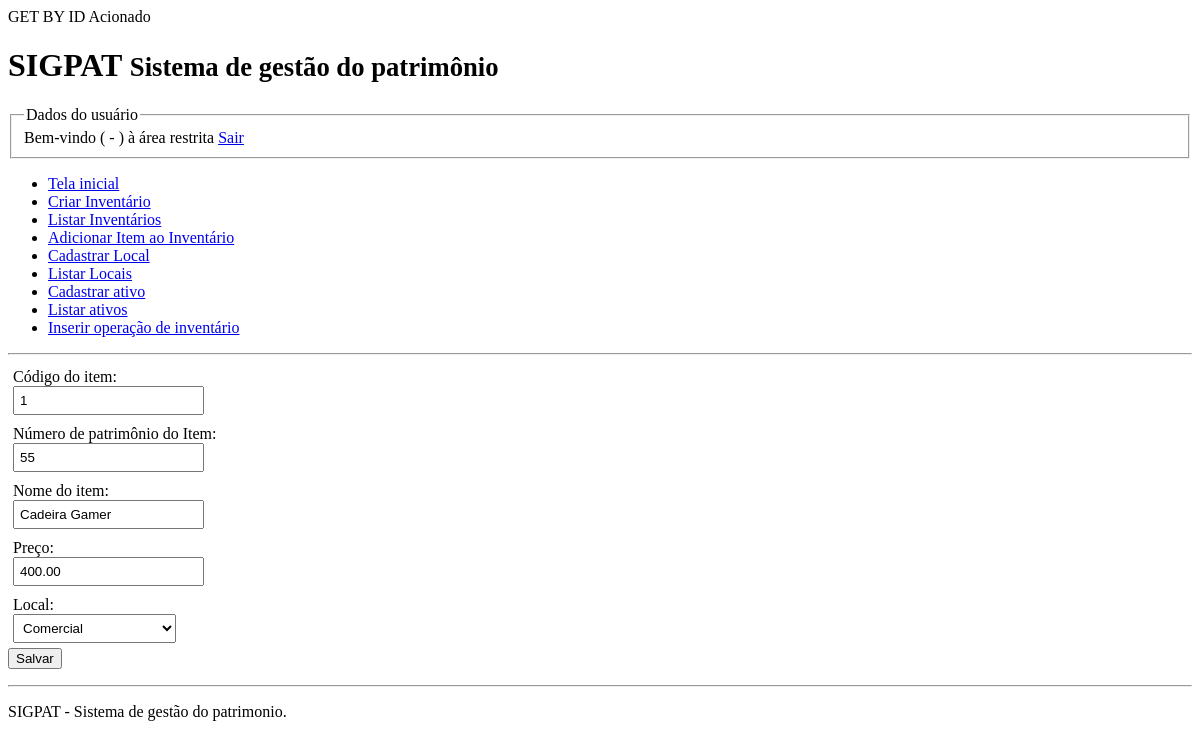
/modulos/itens/cadastrar_item.php?cod_item=1, run on an earlier commit of the app's database.
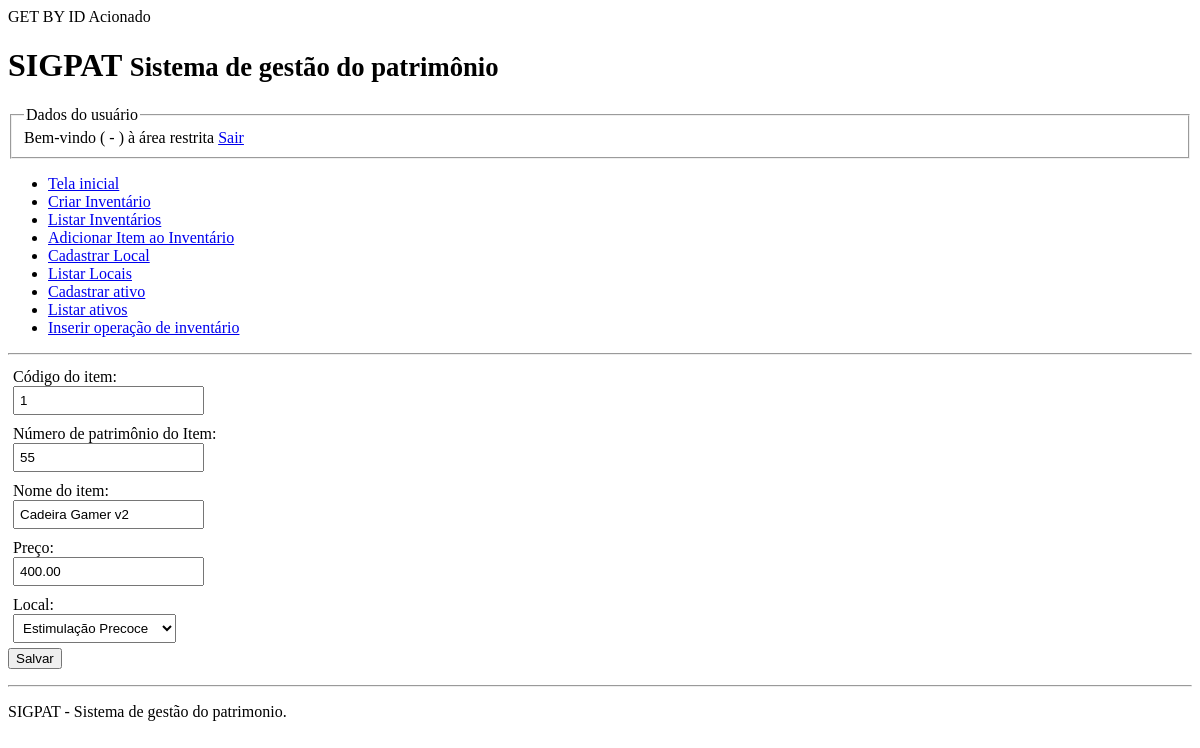
And on a later commit of the database.
### tables this page shows
CREATE TABLE `itens` (
  `cod_item` int NOT NULL,
  `numpat_item` int NOT NULL,
  `cod_local` int DEFAULT NULL,
  `nome_item` varchar(255) DEFAULT NULL,
  `preco_item` decimal(10,2) DEFAULT NULL
);

### DAO/MySQL.php (called while the page is built)
<?php
class Mysql extends PDO {
    private $host = "localhost";
    private $usuario="aula01tiagoas";
    private $senha="aula01tiagoas";
    private $db="aula01tiagoas";
    private $opcoes = array(PDO::ATTR_ERRMODE => PDO::ERRMODE_EXCEPTION);
    public function __construct()
    {
        $dsn = "mysql:host=" . $this->host . ";dbname=" . $this->db;
        return parent::__construct($dsn, $this->usuario, $this->senha, $this->opcoes);
    }
}

### DAO/ItemDAO.php (called while the page is built, shortened)
<?php
class ItemDAO {
    private $conexao;
     public function __construct()
     {
        include_once 'MySQL.php';
        $this->conexao = new Mysql();
     }
    public function getById($cod_item) {
        $stmt = $this->conexao->prepare("SELECT * FROM itens WHERE cod_item = ?");
        $stmt->bindValue(1, $cod_item);
        $stmt->execute();
        return $stmt->fetchObject();
    }
}

### DAO/LocalDAO.php (called while the page is built, shortened)
<?php
class LocalDAO {
    private $conexao;
    public function __construct()
    {
        include "MySQL.php";
        $this->conexao = new MySQL();
    }
    public function getAllRows() {
        $stmt = $this->conexao->prepare("SELECT * FROM locais ORDER BY cod_local");
        $stmt->execute();
        $arr_locais = array();
        while ($c = $stmt->fetchObject())
          $arr_locais[] = $c;
         return $arr_locais;
    }
}

### modulos/itens/cadastrar_item.php (the view, shortened to what this page needs)
<?php
try {
    include "../../DAO/LocalDAO.php";
    $local_dao = new LocalDAO();
    $lista_locais = $local_dao->getAllRows();
    $total_locais = count($lista_locais);
    if(isset($_GET['cod_item']))
    {
        include "../../DAO/ItemDAO.php";
        $item_dao = new ItemDAO();
        $dados_item = $item_dao->getById($_GET["cod_item"]);
    }
} catch(Exception $e) {
    echo $e->getMessage();
}
?>
<html>
    <head>
    </head>
    <body>
        <?php include '../../includes/cabecalho.php' ?>
        <main>
            <form method="post" action="cadastrar_item.php?salvar=true">
            <label> Código do item:
                        <input name="cod_item" value="<?= isset($dados_item) ? $dados_item->cod_item : NULL ?>" type="text" readonly/>
                    </label>
            <label> Número de patrimônio do Item:
                        <input name="numpat_item" type="number"  value="<?= isset($dados_item) ? $dados_item->numpat_item : NULL ?>" />
                    </label>
            <label>Nome do item:
                <input name="nome_item" type="text" value="<?= isset($dados_item) ? $dados_item->nome_item : NULL ?>"/>
            </label>
            <label>Preço:
                <input name="preco_item" type="number" value="<?= isset($dados_item) ? $dados_item->preco_item : NULL ?>"/>
            </label>
            <label> Local:
                <select name="cod_local">
                    <?php for($i=0; $i<$total_locais; $i++):
                        $selecionado = " ";
                        if(isset($dados_item->cod_local))
                        {
                            $selecionado = ($lista_locais[$i]->cod_local == $dados_item->cod_local) ? "selected" : "";
                        }
                        ?>
                    <option value="<?= $lista_locais[$i]->cod_local ?>" <?= $selecionado ?> >
                        <?= $lista_locais[$i]->nome_local ?>
                    </option>
                    <?php endfor ?>
                </select>
            </label>
            <button type="submit"> Salvar </button>
            </form>
        </main>
        <?php include '../../includes/rodape.php' ?>
    </body>
</html>

What changed in the data, as far as the page shows it:
changed itens id 1: nome_item "Cadeira Gamer" → "Cadeira Gamer v2"
Also different on the page:
form field cod_local: "Comercial" → "Estimulação Precoce"
